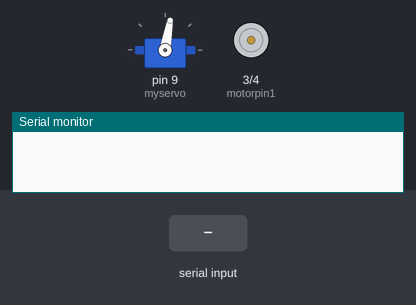
Bench run of a sketch on a simulated Arduino Uno, built with avr-gcc and run on an emulated ATmega328P. Shown: servo, motor-driver pin pairs drawn as motors (green arrow = first pin HIGH = forward, orange = second pin HIGH = backward, longer = more drive), the last lines printed to the serial monitor. The inputs (shaded band) are chosen by the test bench.

Above: at 1.2 s.
1.3 s: "L" received over Serial
At 2.1 s:
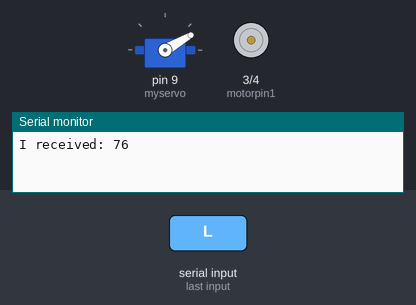
2.8 s: "R" received over Serial
At 3.2 s:
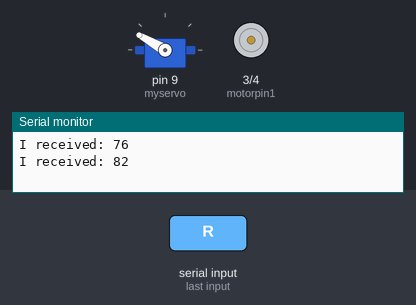
4.3 s: "F" received over Serial
At 5.5 s:
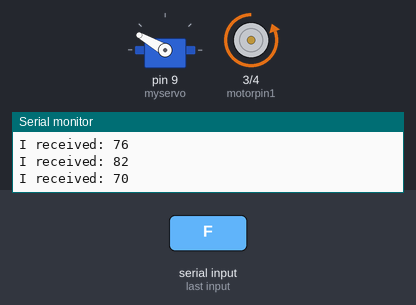
5.8 s: "C" received over Serial
At 6.7 s:
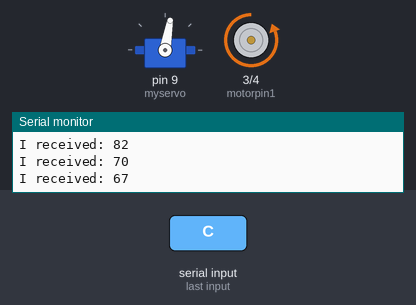
7.3 s: "B" received over Serial
At 7.9 s:
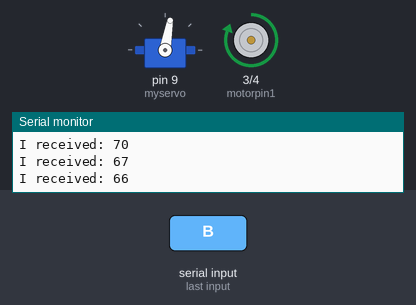
8.8 s: "S" received over Serial
At 10.2 s:
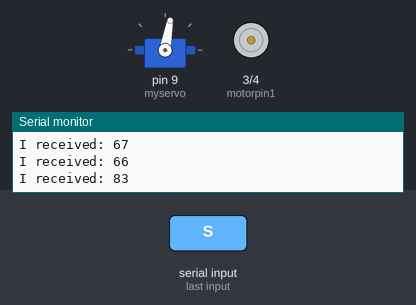
Timing chart, 0 to 11.3 s (numbered marks = the images above; inputs shaded):
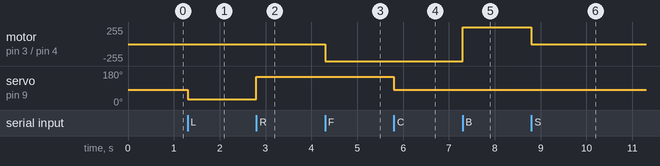

The sketch:

bluetooth.ino
```cpp
#include <Servo.h>
int incomingByte = 0;
int motorpin1 = 3;
int motorpin2 = 4;

Servo myservo;
int pos =0;

void setup() {
  Serial.begin(9600);
  myservo.attach(9);
  myservo.write(80);
  pinMode(motorpin1,OUTPUT);
  pinMode(motorpin2,OUTPUT);
}

void loop() {
   if (Serial.available() > 0) {
                // read the incoming byte:
                incomingByte = Serial.read();

                if((char)incomingByte == 'L'){
                  myservo.write(30);
                }
                if((char)incomingByte == 'R'){
                  myservo.write(150);
                }
                if((char)incomingByte == 'C'){
                  myservo.write(80);
                }

                if((char)incomingByte == 'F'){
                 digitalWrite(motorpin1,LOW);
                 digitalWrite(motorpin2,HIGH);
                }

                if((char)incomingByte == 'B'){
                 digitalWrite(motorpin1,HIGH);
                 digitalWrite(motorpin2,LOW);
                }

                if((char)incomingByte == 'S'){
                 digitalWrite(motorpin1,LOW);
                 digitalWrite(motorpin2,LOW);
                }

                // say what you got:
                Serial.print("I received: ");
                Serial.println((char)incomingByte, DEC);
  }

}
```

Measured:
- after the input at 1.3 s, servo on pin 9 (myservo): 80° → 30° at once
- after the input at 2.8 s, servo on pin 9 (myservo): 30° → 150° at once
- after the input at 4.3 s, motor on pin 3 (motorpin1) / pin 4 (motorpin2): stopped → backward 255/255 at once
- after the input at 5.8 s, servo on pin 9 (myservo): 150° → 80° at once
- after the input at 7.3 s, motor on pin 3 (motorpin1) / pin 4 (motorpin2): backward 255/255 → forward 255/255 at once
- after the input at 8.8 s, motor on pin 3 (motorpin1) / pin 4 (motorpin2): forward 255/255 → stopped at once
